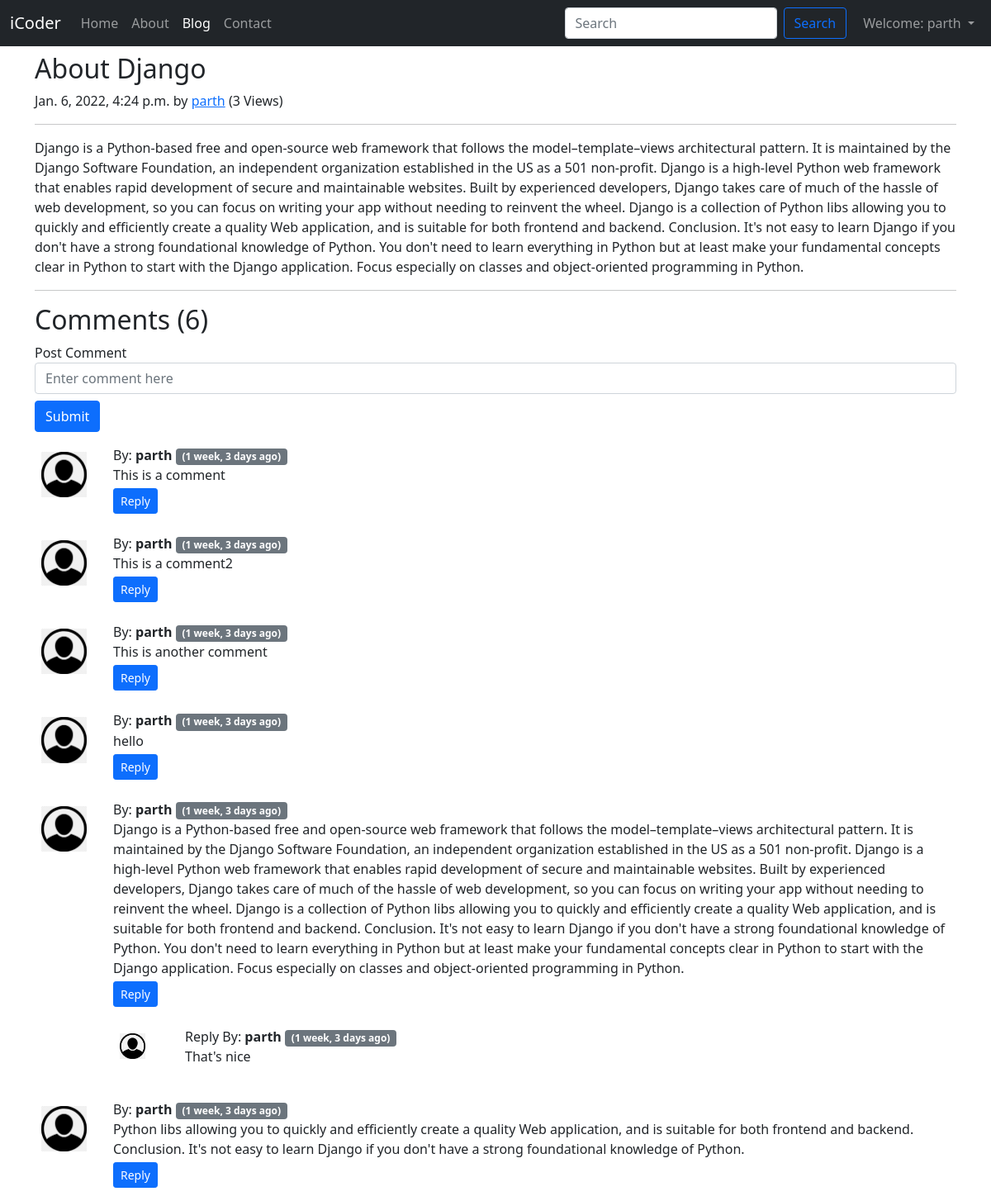
/blog/about-django/ (signed in), run on the app's committed database.
### blog/models.py (models this page shows, shortened)
class Post(models.Model):
    sno = models.AutoField(primary_key=True)
    title = models.CharField(max_length=255)
    content = models.TextField()
    author = models.CharField(max_length=50)
    slug = models.CharField(max_length=500)
    views = models.IntegerField(default=0)
    timeStamp = models.DateTimeField(blank=True)

class BlogComment(models.Model):
    sno = models.AutoField(primary_key=True)
    comment = models.TextField()
    user = models.ForeignKey(User, on_delete=models.CASCADE)
    post = models.ForeignKey(Post, on_delete=models.CASCADE)
    parent = models.ForeignKey('self', on_delete=models.CASCADE, null=True)
    timestamp = models.DateTimeField(default=now)
    def __str__(self):
        return self.comment[0:15] + "... " + "by: " + self.user.username

### blog/views.py (the view)
# urls.py: path('<str:slug>/', views.blogPost, name="blogPost"),
def blogPost(request, slug):
    post = Post.objects.filter(slug=slug).first()
    post.views = post.views + 1
    post.save()
    comments = BlogComment.objects.filter(post=post, parent=None)
    replies = BlogComment.objects.filter(post=post).exclude(parent=None)
    replyDict = {}
    for reply in replies:
        if reply.parent.sno not in replyDict.keys():
            replyDict[reply.parent.sno] = [reply]
        else:
            replyDict[reply.parent.sno].append(reply)
    print(replyDict)
    context = {'post':post, "comments":comments, "user":request.user,               'replyDict':replyDict}
    return render(request, 'blog/blogPost.html', context)

### blog/templatetags/extras.py (called while the page is built)
@register.filter(name='get_val')
def get_val(dict, key):
    return dict.get(key)

### templates/blog/blogPost.html (shortened to what this page needs)
{% extends 'base.html' %}
{% block blogactive %} active {% endblock blogactive %}
{% block body %}
{% load humanize %}
{% load extras %}
<div class="container">
    <article class="blog-post">
        <h2 class="blog-post-title mt-2">{{post.title}}</h2>
        <p class="blog-post-meta">{{post.timeStamp}} by <a href="/about">{{post.author}}</a> (<span>{{post.views}} Views</span>)</p>
        <hr>
        <p>{{post.content|safe}}</p>
        <hr>
</div>
<div class="container">
    <h2>Comments ({{comments.count}})</h2>
    <div class="my-2">
        {% if user.is_authenticated %}
            <form action="/blog/postComment" method="post">
                <div class="form-group">
                    <label for="exampleInputEmail1">Post Comment </label>
                    <input type="text" class="form-control" name="comment" placeholder="Enter comment here">
                </div>
                <button type="submit" class="btn btn-primary mt-2">Submit</button>
            </form>
        {% else %}
            <h3>Please login to post a comment.</h3>
        {% endif %}
    </div>
    {% for comment in comments %}
        <div class="row">
            <div class="col-md-1 my-2">
                <img src="/static/img/user.png" alt="user" class="w-100 p-2">
            </div>
            <div class="col-md-11 my-2">
                By: <b> {{comment.user.username}} </b> <span class="badge bg-secondary"> ({{comment.timestamp|naturaltime}}) </span>
                <div>
                    {{comment.comment}}
                </div>
                <div class="reply mx-0">
                    {% if user.is_authenticated %}
                        <button class="btn btn-sm btn-primary mb-2 mt-1" type="button" data-bs-toggle="collapse" data-bs-target="#replyBox{{comment.sno}}" aria-expanded="false" aria-controls="replyBox{{comment.sno}}">
                            Reply
                        </button>
                    {% else %}
                    <button class="btn btn-sm btn-primary mb-2 mt-1" type="button" data-bs-toggle="collapse" data-bs-target="#replyBox{{comment.sno}}" aria-expanded="false" aria-controls="replyBox{{comment.sno}}" disabled>
                        Login to Reply
                    </button>
                    {% endif %}
                    <div class="replies">
                        {% for reply in replyDict|get_val:comment.sno %}
                            <div class="row">
                                <div class="col-md-1 mt-3">
                                    <img src="/static/img/user.png" alt="user" class="w-75 p-2">
                                </div>
                                <div class="col-md-11 mt-3">
                                    Reply By: <b> {{reply.user.username}} </b> <span class="badge bg-secondary"> ({{comment.timestamp|naturaltime}}) </span>
                                    <div>
                                        {{reply.comment}}
                                    </div>
                                    <br>
                                </div>
                            </div>
                        {% endfor %}
                    </div>
                </div>
            </div>
        </div>
    {% endfor %}
</div>
{% endblock body %}

### templates/base.html (shortened to what this page needs)
<!doctype html>
<html lang="en">
    <head>
        <link href="https://cdn.jsdelivr.net/npm/bootstrap@5.1.3/dist/css/bootstrap.min.css" rel="stylesheet">
    </head>
    <body>
        <nav class="navbar navbar-expand-lg navbar-dark bg-dark">
            <div class="container-fluid">
                <a class="navbar-brand" href="/">iCoder</a>
                <div class="collapse navbar-collapse" id="navbarSupportedContent">
                    <ul class="navbar-nav me-auto mb-2 mb-lg-0">
                        <li class="nav-item">
                            <a class="nav-link {% block homeactive %}{% endblock homeactive %}" aria-current="page" href="/">Home</a>
                        </li>
                        <li class="nav-item">
                            <a class="nav-link {% block aboutactive %}{% endblock aboutactive %}" href="/about">About</a>
                        </li>
                        <li class="nav-item">
                            <a class="nav-link {% block blogactive %}{% endblock blogactive %}" href="/blog">Blog</a>
                        </li>
                        <li class="nav-item">
                            <a class="nav-link {% block contactactive %}{% endblock contactactive %}" href="/contact">Contact</a>
                        </li>
                    </ul>
                    <form class="d-flex mx-1" method="get" action="/search">
                        <input class="form-control me-2" type="search" placeholder="Search" aria-label="Search" id="query" name="query">
                        <button class="btn btn-outline-primary me-2" type="submit">Search</button>
                    </form>
                    {% if user.is_authenticated %}
                        <ul class="navbar-nav ml-auto">
                            <li class="nav-item dropdown">
                                <a class="nav-link dropdown-toggle" href="#" id="navbarDropdown" role="button" data-bs-toggle="dropdown" aria-expanded="false">
                                  Welcome: {{request.user}}
                                </a>
                              </li>
                        </ul>
                    {% endif %}
                </div>
            </div>
        </nav>
        {% block body %}{% endblock body %}
    </body>
</html>

### data on the page
Post: title "About Django", timeStamp "Jan. 6, 2022, 4:24 p.m.", author "parth", views "3", content "Django is a Python-based free and open-source web framework that follows the model–template–views architectural pattern. It is maintained by the Django Software Foundation, an independent organization established in the US as a 501 non-profit. Django is a high-level Python web framework that enables rapid development of secure and maintainable websites. Built by experienced developers, Django takes care of much of the hassle of web development, so you can focus on writing your app without needing to reinvent the wheel. Django is a collection of Python libs allowing you to quickly and efficiently create a quality Web application, and is suitable for both frontend and backend. Conclusion.…"
BlogComment: user.username "parth", timestamp "1 week, 3 days ago", comment "This is a comment"
BlogComment: user.username "parth", timestamp "1 week, 3 days ago", comment "This is a comment2"
BlogComment: user.username "parth", timestamp "1 week, 3 days ago", comment "This is another comment"
BlogComment: user.username "parth", timestamp "1 week, 3 days ago", comment "hello"
BlogComment: user.username "parth", timestamp "1 week, 3 days ago", comment "Django is a Python-based free and open-source web framework that follows the model–template–views architectural pattern. It is maintained by the Django Software Foundation, an independent organization established in the US as a 501 non-profit. Django is a high-level Python web framework that enables rapid development of secure and maintainable websites. Built by experienced developers, Django takes care of much of the hassle of web development, so you can focus on writing your app without needing to reinvent the wheel. Django is a collection of Python libs allowing you to quickly and efficiently create a quality Web application, and is suitable for both frontend and backend. Conclusion.…"
BlogComment: user.username "parth", comment "That's nice"
BlogComment: user.username "parth", timestamp "1 week, 3 days ago", comment "Python libs allowing you to quickly and efficiently create a quality Web application, and is suitable for both frontend and backend. Conclusion. It's not easy to learn Django if you don't have a strong foundational knowledge of Python."

### other printed values
{{ request.user }} "parth"
{{ comments.count }} "6"
